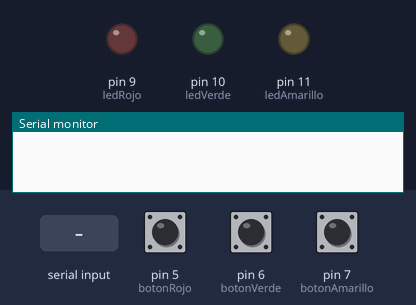
This sketch was run on a simulated Arduino Uno, built with avr-gcc and run on an emulated ATmega328P. On the bench: output pins drawn as LEDs (lit = HIGH), the last lines printed to the serial monitor. Dashed ring = blinking. The inputs (shaded band) are chosen by the test bench; at power-on: pin 7 (botonAmarillo) LOW, pin 5 (botonRojo) LOW, pin 6 (botonVerde) LOW.

Above: at 1.2 s.
1.3 s: "1" received over Serial
At 2.1 s:
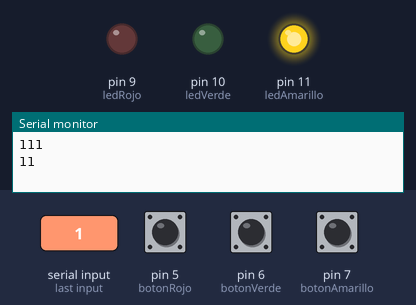
At 3.1 s:
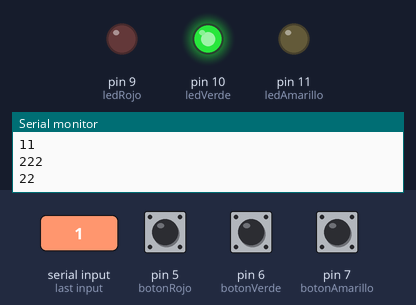
4.3 s: pin 7 (botonAmarillo) pulled HIGH for 1 s
8.3 s: "0" received over Serial
At 8.8 s:
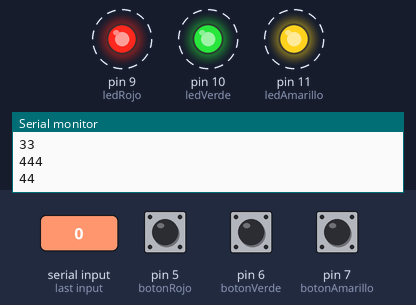
Timing chart, 0 to 12.4 s (numbered marks = the images above; inputs shaded):
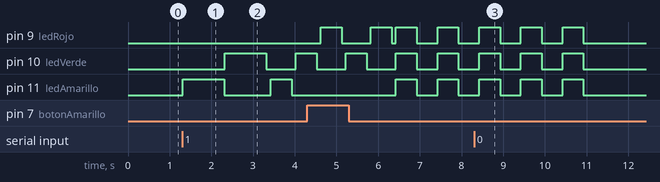

Measured:
- after the input at 1.3 s, pin 10 (ledVerde): LOW → HIGH after 1.0 s, → LOW 1.0 s later, → HIGH 0.70 s later; pin 11 (ledAmarillo): LOW → HIGH at once, → LOW 1.0 s later, → HIGH 1.1 s later, → LOW 0.50 s later
- after the input at 8.3 s, pin 9 (ledRojo), pin 10 (ledVerde), pin 11 (ledAmarillo): goes on until 10.9 s, then stays LOW

The sketch:

ArduinoScapeRoom.ino
```cpp
char val;

const int ledAmarillo = 11;
const int ledVerde = 10;
const int ledRojo = 9;

const int botonAmarillo = 7;
const int botonVerde = 6;
const int botonRojo = 5;

int nivel;

int estaAmarillo = HIGH;
int estaVerde= HIGH;
int estaRojo= HIGH;

int secuencia[6] = {1,2,3,2,1,2};
int pulsado[6] = {0,0,0,0,0,0};

boolean error;

const int Trigger = 14;
const int Echo = 15;

int res;

boolean estadoSimonDice;


void setup() {
  Serial.begin(9600);
  pinMode(ledAmarillo , OUTPUT);
  pinMode(ledVerde , OUTPUT);
  pinMode(ledRojo , OUTPUT);

  pinMode(botonAmarillo, INPUT);
  pinMode(botonVerde, INPUT);
  pinMode(botonRojo, INPUT);

  error = false;
  nivel=1;
  estadoSimonDice = false;

  //for(int i=0; i<6; i++) secuencia[i] = random(1,3);
  //for(int i=0; i<6; i++) pulsado[i] = 0;

  pinMode(Trigger, OUTPUT);
  pinMode(Echo, INPUT);
  digitalWrite(Trigger, LOW);
  res = 0;
  val = 0;
}

void loop(){

  if (Serial.available()){
     val = Serial.read();
  }

  if(val == '0') estadoSimonDice = false;
  if(val == '1')estadoSimonDice = true;
  if(val == '2')startCardScanner();

  if(estadoSimonDice) startSimonDice();
}


void startCardScanner(){
  long t; //timepo que demora en llegar el eco
  long d; //distancia en centimetros

  digitalWrite(Trigger, HIGH);
  delayMicroseconds(10);          //Enviamos un pulso de 10us
  digitalWrite(Trigger, LOW);

  t = pulseIn(Echo, HIGH); //obtenemos el ancho del pulso
  d = (t/59);             //escalamos el tiempo a una distancia en cm

  if(d>20)d=20;
  if(d<1)d=0;

  res = map(d,0,20,-345,-275);
  Serial.println(res);
  delay(100);

}


void startSimonDice(){

  if(nivel == 1){
        dificultad(2);
        if(error){
          for(int i=0; i<5;i++){
            digitalWrite(ledAmarillo , HIGH);
            digitalWrite(ledRojo , HIGH);
            digitalWrite(ledVerde , HIGH);
            delay(500);
            digitalWrite(ledAmarillo , LOW);
            digitalWrite(ledRojo , LOW);
            digitalWrite(ledVerde , LOW);
            delay(500);
          }
          error = false;
       }else{
          nivel = 2;
       }
   }

   if(nivel == 2){
        dificultad(4);
        if(error){
          for(int i=0; i<5;i++){
            digitalWrite(ledAmarillo , HIGH);
            digitalWrite(ledRojo , HIGH);
            digitalWrite(ledVerde , HIGH);
            delay(100);
            digitalWrite(ledAmarillo , LOW);
            digitalWrite(ledRojo , LOW);
            digitalWrite(ledVerde , LOW);
            delay(100);
          }
          error = false;
       }else{
          Serial.println("Pasamos de nivel");
          nivel = 3;
       }

   }

   if(nivel == 3){
        dificultad(6);
        if(error){
          //Serial.println(444);
          //Serial.println(44);
          for(int i=0; i<5;i++){
            //Serial.println(44);
            digitalWrite(ledAmarillo , HIGH);
            digitalWrite(ledRojo , HIGH);
            digitalWrite(ledVerde , HIGH);
            delay(100);
            Serial.println(0);
            digitalWrite(ledAmarillo , LOW);
            digitalWrite(ledRojo , LOW);
            digitalWrite(ledVerde , LOW);
            delay(100);
          }
          error = false;
       }else{
          estadoSimonDice = false;
          Serial.println(1111);
          delay(1000);
          Serial.println(0);
          nivel = 0;
       }

   }

}


void encenderLed(int i){

  switch(i){
      case 1:
        Serial.println(111);
        delay(10);
        Serial.println(11);
        digitalWrite(ledAmarillo , HIGH);
        delay(1000);
        digitalWrite(ledAmarillo , LOW);
        break;

      case 2:
        Serial.println(222);
        delay(10);
        Serial.println(22);
        digitalWrite(ledVerde , HIGH);
        delay(1000);
        digitalWrite(ledVerde , LOW);
        break;

       case 3:
        Serial.println(333);
        delay(100);
        Serial.println(33);
        digitalWrite(ledRojo , HIGH);
        delay(1000);
        digitalWrite(ledRojo , LOW);
        break;

       default:
        Serial.println(0);
        break;
   }
}


void dificultad(int difi){

      int count = 0;
      for(int i=0; i<difi;i++){
         encenderLed(secuencia[i]);
      }
      encenderLed(0);
      while(count!=difi){
          if(val == '0'){
            Serial.println("FIN");
          }
          estaAmarillo = digitalRead(botonAmarillo);
          estaVerde = digitalRead(botonVerde);
          estaRojo = digitalRead(botonRojo);

           if (estaAmarillo == LOW) {
              Serial.println(111);
              delay(100);
              Serial.println(11);
              digitalWrite(ledAmarillo , HIGH);
              delay(500);
              digitalWrite(ledAmarillo , LOW);
              pulsado[count] = 1;

              if(secuencia[count] != 1){
                Serial.println(444);
                delay(100);
                Serial.println(44);
                error = true;
                break;
              }
              estaAmarillo == HIGH;
              count++;
           }

          if (estaVerde == LOW) {
              Serial.println(222);
              delay(100);
              Serial.println(22);
              digitalWrite(ledVerde , HIGH);
              delay(500);
              digitalWrite(ledVerde , LOW);
              pulsado[count] = 2;

              if(secuencia[count] != 2){
                Serial.println(444);
                delay(100);
                Serial.println(44);
                error = true;
                break;
              }

              count++;
          }

          if (estaRojo == LOW) {
              Serial.println(333);
              delay(100);
              Serial.println(33);
              digitalWrite(ledRojo , HIGH);
              delay(500);
              digitalWrite(ledRojo , LOW);
              pulsado[count] = 3;

              if(secuencia[count] != 3){
                Serial.println(444);
                delay(100);
                Serial.println(44);
                error = true;
                break;
              }
              count++;
          }


      }


}
```
